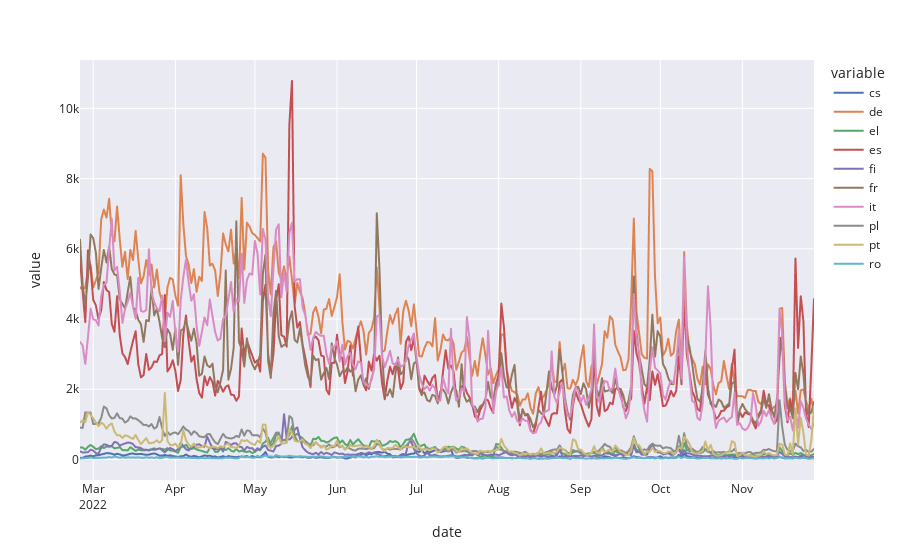

The cell this chart's notebook holds for it:
### Code cell
warnings.filterwarnings('ignore')
df_dailycounts.rename(columns={"tweetcreatedts":"date"}, inplace=True)
fig = go.Figure()
fig = px.line(df_dailycounts, x='date', y=df_dailycounts[["cs", "de", "el", "es", "fi", "fr", "it", "pl", "pt", "ro"]].columns,
              #hover_data={"tweetcreatedts": "|%B %d, %Y"},
              template='seaborn',)
              
fig.update_xaxes(
    dtick="M1",
    tickformat="%b\n%Y")

fig.update_layout(
    yaxis_title="Count",
    legend_title="language",
)
              
fig.show()
fig.write_html("./Plots/daily_tweets_per_language.html") # add button to normalize

### Figure 1 — Plotly figure (JSON) as saved in the notebook; plotly's stock layout.template omitted (floating-point values rounded to 4 significant figures; data arrays with more than 128 entries replaced by an {"elided": "..."} marker saying what was removed)
{"data": [{"hovertemplate": "variable=cs<br>date=%{x}<br>value=%{y}<extra></extra>", "legendgroup": "cs", "line": {"color": "rgb(76,114,176)", "dash": "solid"}, "marker": {"symbol": "circle"}, "mode": "lines", "name": "cs", "showlegend": true, "type": "scattergl", "x": {"elided": "277 str values"}, "xaxis": "x", "y": {"elided": "277 int values"}, "yaxis": "y"}, {"hovertemplate": "variable=de<br>date=%{x}<br>value=%{y}<extra></extra>", "legendgroup": "de", "line": {"color": "rgb(221,132,82)", "dash": "solid"}, "marker": {"symbol": "circle"}, "mode": "lines", "name": "de", "showlegend": true, "type": "scattergl", "x": {"elided": "277 str values"}, "xaxis": "x", "y": {"elided": "277 int values"}, "yaxis": "y"}, {"hovertemplate": "variable=el<br>date=%{x}<br>value=%{y}<extra></extra>", "legendgroup": "el", "line": {"color": "rgb(85,168,104)", "dash": "solid"}, "marker": {"symbol": "circle"}, "mode": "lines", "name": "el", "showlegend": true, "type": "scattergl", "x": {"elided": "277 str values"}, "xaxis": "x", "y": {"elided": "277 int values"}, "yaxis": "y"}, {"hovertemplate": "variable=es<br>date=%{x}<br>value=%{y}<extra></extra>", "legendgroup": "es", "line": {"color": "rgb(196,78,82)", "dash": "solid"}, "marker": {"symbol": "circle"}, "mode": "lines", "name": "es", "showlegend": true, "type": "scattergl", "x": {"elided": "277 str values"}, "xaxis": "x", "y": {"elided": "277 int values"}, "yaxis": "y"}, {"hovertemplate": "variable=fi<br>date=%{x}<br>value=%{y}<extra></extra>", "legendgroup": "fi", "line": {"color": "rgb(129,114,179)", "dash": "solid"}, "marker": {"symbol": "circle"}, "mode": "lines", "name": "fi", "showlegend": true, "type": "scattergl", "x": {"elided": "277 str values"}, "xaxis": "x", "y": {"elided": "277 int values"}, "yaxis": "y"}, {"hovertemplate": "variable=fr<br>date=%{x}<br>value=%{y}<extra></extra>", "legendgroup": "fr", "line": {"color": "rgb(147,120,96)", "dash": "solid"}, "marker": {"symbol": "circle"}, "mode": "lines", "name": "fr", "showlegend": true, "type": "scattergl", "x": {"elided": "277 str values"}, "xaxis": "x", "y": {"elided": "277 int values"}, "yaxis": "y"}, {"hovertemplate": "variable=it<br>date=%{x}<br>value=%{y}<extra></extra>", "legendgroup": "it", "line": {"color": "rgb(218,139,195)", "dash": "solid"}, "marker": {"symbol": "circle"}, "mode": "lines", "name": "it", "showlegend": true, "type": "scattergl", "x": {"elided": "277 str values"}, "xaxis": "x", "y": {"elided": "277 int values"}, "yaxis": "y"}, {"hovertemplate": "variable=pl<br>date=%{x}<br>value=%{y}<extra></extra>", "legendgroup": "pl", "line": {"color": "rgb(140,140,140)", "dash": "solid"}, "marker": {"symbol": "circle"}, "mode": "lines", "name": "pl", "showlegend": true, "type": "scattergl", "x": {"elided": "277 str values"}, "xaxis": "x", "y": {"elided": "277 int values"}, "yaxis": "y"}, {"hovertemplate": "variable=pt<br>date=%{x}<br>value=%{y}<extra></extra>", "legendgroup": "pt", "line": {"color": "rgb(204,185,116)", "dash": "solid"}, "marker": {"symbol": "circle"}, "mode": "lines", "name": "pt", "showlegend": true, "type": "scattergl", "x": {"elided": "277 str values"}, "xaxis": "x", "y": {"elided": "277 int values"}, "yaxis": "y"}, {"hovertemplate": "variable=ro<br>date=%{x}<br>value=%{y}<extra></extra>", "legendgroup": "ro", "line": {"color": "rgb(100,181,205)", "dash": "solid"}, "marker": {"symbol": "circle"}, "mode": "lines", "name": "ro", "showlegend": true, "type": "scattergl", "x": {"elided": "277 str values"}, "xaxis": "x", "y": {"elided": "277 int values"}, "yaxis": "y"}], "layout": {"autosize": true, "legend": {"title": {"text": "variable"}, "tracegroupgap": 0}, "margin": {"t": 60}, "xaxis": {"anchor": "y", "autorange": true, "domain": [0, 1], "dtick": "M1", "range": ["2022-02-24", "2022-11-28"], "tickformat": "%b\n%Y", "title": {"text": "date"}, "type": "date"}, "yaxis": {"anchor": "x", "autorange": true, "domain": [0, 1], "range": [-584.1, 11380.0], "title": {"text": "value"}, "type": "linear"}}}
